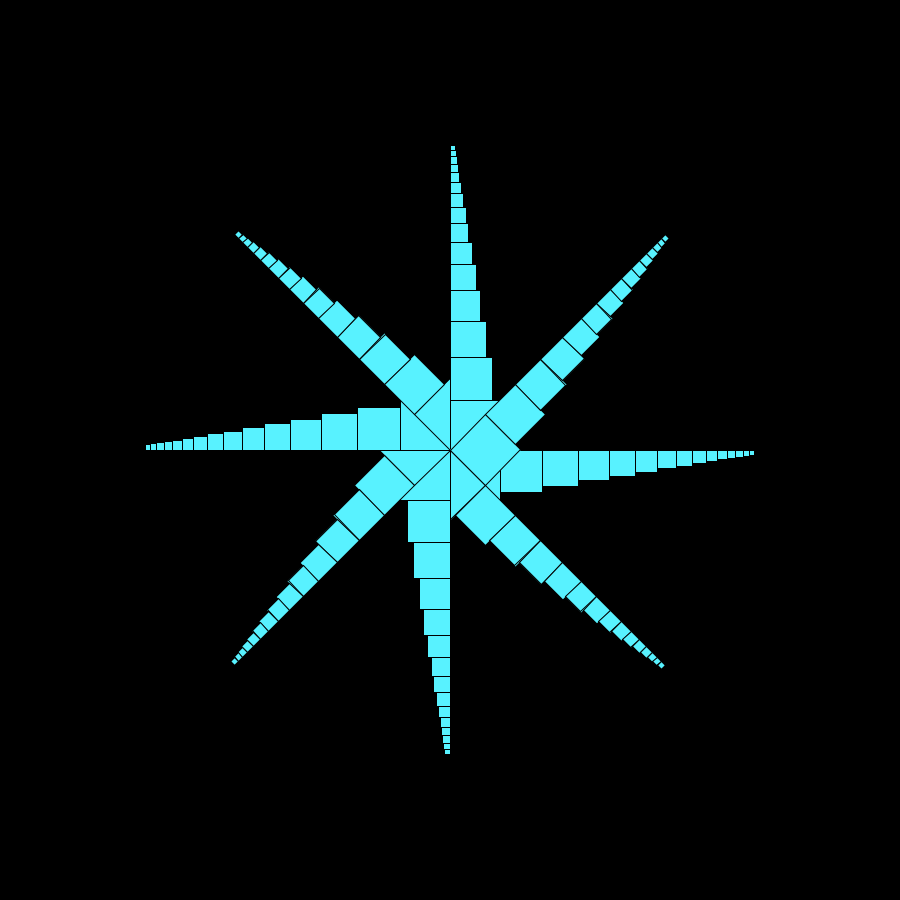
Frame 1 (no input)
Frame 60 (the mouse pressed at the canvas centre just before this capture): identical to frame 1, image omitted
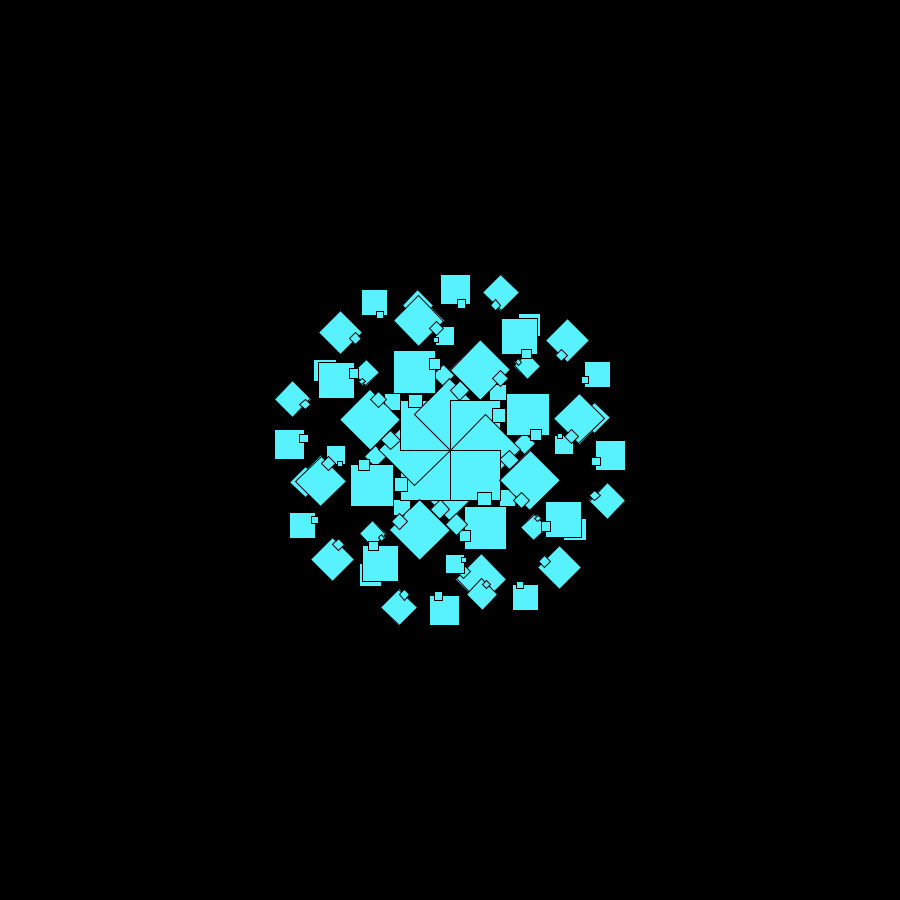
Frame 120 (the mouse held since frame 60 and released just before this capture)

The Processing sketch that drew these frames (run headless with seeded random() and noise(); from frame 60 on, the mouse is pressed at the canvas centre):

// Processing sketch: sketch_08d_octopus_fractal
// ── sketch_08d_octopus_fractal.pde
//Curvey Square Fractal
float offset;
void setup(){
  size(900,900);
}

void draw(){
  background(0);
  fill(88,242,255);
  float a = map(mouseX, 0, width, 0, 90); 
  offset = map(mouseY, 0, height, 0, 60);
  
  for(int i = 0; i < 360; i+=45){
    pushMatrix();
    translate(width/2,height/2);
    rotate(radians(i));
    drawRectangle(0,0, a, 50);
    popMatrix();
  }
  
}

void drawRectangle(float x, float y, float angle, float w){
  pushMatrix();
  if(w > 5){
    translate(x,y);
    rotate(radians(angle));
    rect(0,0,w,w);
    
    drawRectangle(w + offset, 0, angle, w*0.85);
  }
  popMatrix();
}
